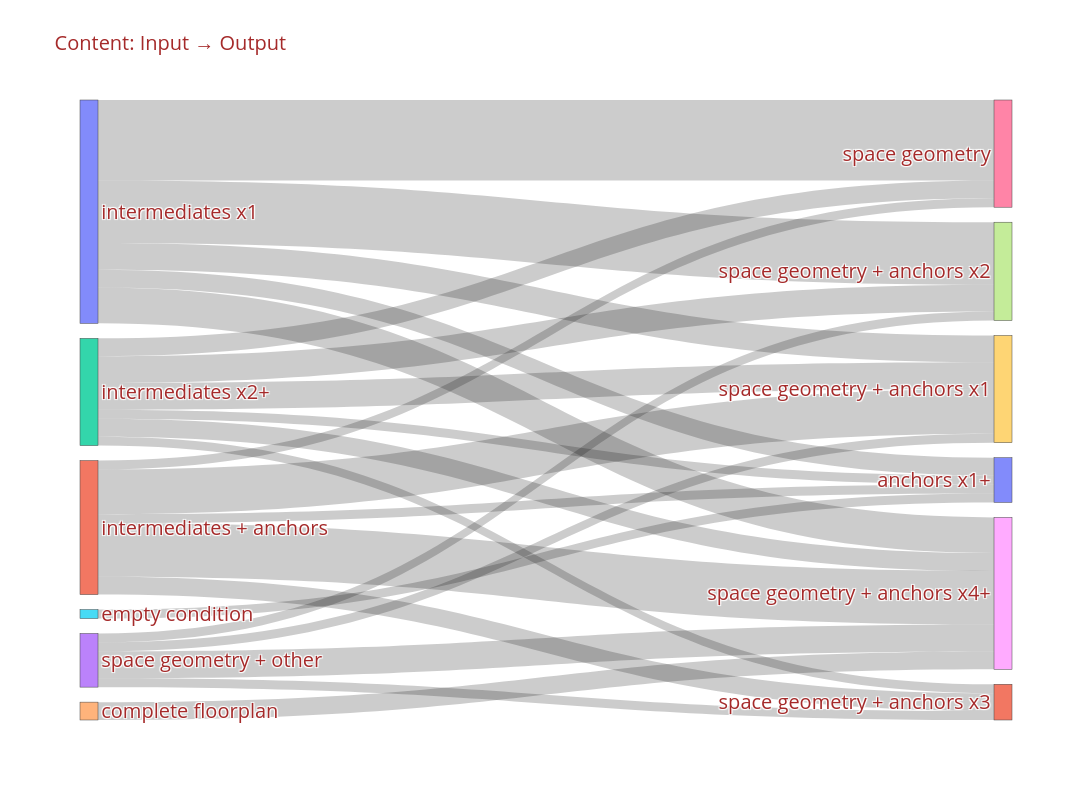

Notebook cell for this chart:
### Markdown cell above
# INPUT / OUTPUT: GROUPS

### Code cell
plot_input_output_groups(df_model)

### Figure 1 — Plotly figure (JSON) as saved in the notebook; plotly's stock layout.template omitted (floating-point values rounded to 4 significant figures)
{"data": [{"link": {"source": [0, 0, 1, 1, 0, 0, 2, 3, 2, 0, 4, 2, 2, 1, 1, 1, 5, 2, 2, 3, 3, 3], "target": [6, 7, 8, 9, 8, 9, 7, 8, 9, 10, 8, 6, 8, 11, 10, 6, 10, 10, 11, 9, 7, 11], "value": [9, 7, 6, 5, 4, 3, 3, 3, 3, 2, 2, 2, 2, 2, 1, 1, 1, 1, 1, 1, 1, 1]}, "node": {"label": ["intermediates x1", "intermediates + anchors", "intermediates x2+", "space geometry + other", "complete floorplan", "empty condition", "space geometry", "space geometry + anchors x2", "space geometry + anchors x4+", "space geometry + anchors x1", "anchors x1+", "space geometry + anchors x3"], "pad": 15, "thickness": 18}, "type": "sankey"}], "layout": {"font": {"color": "brown", "size": 20}, "height": 800, "title": {"font": {"size": 20}, "text": "Content: Input → Output"}, "width": 1200}}
